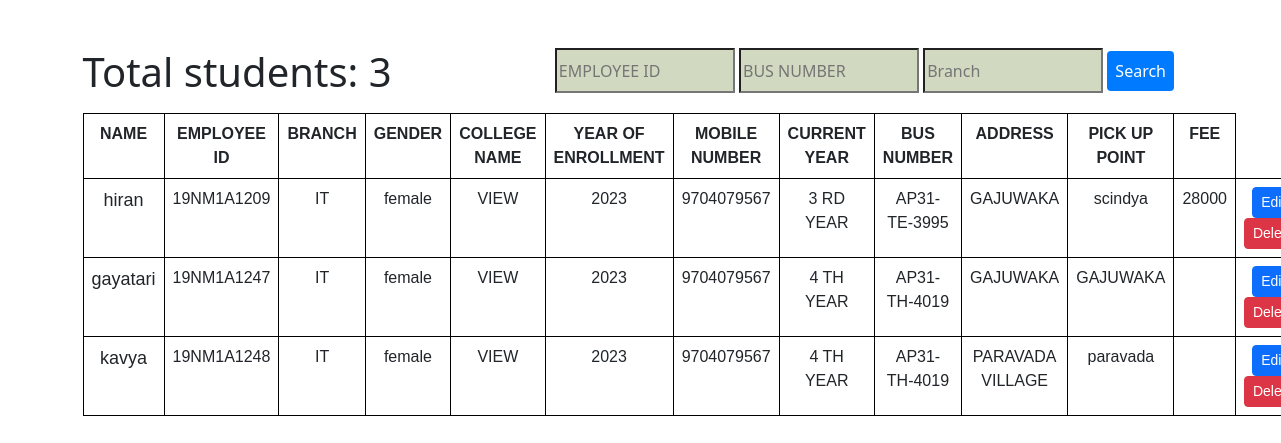
Page /staff.php on the committed database.
### tables this page shows
CREATE TABLE `staff` (
  `name` varchar(255) NOT NULL,
  `roll_number` varchar(255) NOT NULL,
  `gender` varchar(255) NOT NULL,
  `college_name` varchar(255) NOT NULL,
  `year_of_enrollment` varchar(255) NOT NULL,
  `mobile_number` varchar(13) NOT NULL,
  `current_year` varchar(255) NOT NULL,
  `bus_number` varchar(20) NOT NULL,
  `address` text NOT NULL,
  `pick_up_point` varchar(255) NOT NULL,
  `fee` varchar(300) DEFAULT '0',
  `branch` varchar(255) NOT NULL
);

### staff.php (the view, shortened to what this page needs)
<!DOCTYPE html>
<html lang="en">
<head>
    <link rel="stylesheet" href="https://cdn.jsdelivr.net/npm/bootstrap@5.3.0-alpha1/dist/css/bootstrap.min.css">
	</head>
    </head>
<body>
<div class="abc">
<input type="text" id="roll-number-input" class="my" placeholder="EMPLOYEE ID">
<input type="text" id="bus-number-input"class="my" placeholder="BUS NUMBER">
<input type="text" id="branch-input" class="my" placeholder="Branch">
<button id="search-button" onclick="performSearch()">Search</button>
</div>
<div class="container my-5">
    <table class="table" style="width:100%;  text-align: center;">
    <thread>
    <tr>
    <th>NAME</th>
    <th >EMPLOYEE ID</th>
    <th>BRANCH</th>
    <th >GENDER</th>
    <th>COLLEGE NAME</th>
    <th>YEAR OF ENROLLMENT</th>
    <th>MOBILE NUMBER </th>
    <th>CURRENT YEAR</th>
    <th>BUS NUMBER</th>
    <TH>ADDRESS</TH>
    <TH>PICK UP POINT</TH>
    <TH>FEE</TH>
  </tr>
</thread>
<tbody>
    <?php
     $servername = "localhost";
     $username = "root";
     $password = "";
     $database = "transport-project";
     $connection = new mysqli($servername, $username, $password, $database);
     $sql="SELECT COUNT(*) as total_students from staff";
     $result=$connection->query($sql);
     if($result->num_rows>0){
      $row=$result->fetch_assoc();
      echo"<h1>Total students:  " .$row["total_students"]."</h1>";
      }
     $sql="SELECT * From staff";
     $result= $connection->query($sql);
     while($row=$result->fetch_assoc())
     {
        echo "
        <tr>
    <td>$row[name]</td>
    <td>$row[roll_number]</td>
    <td>$row[branch]</td>
    <td>$row[gender]</td>
    <td>$row[college_name]</td>
    <td>$row[year_of_enrollment]</td>
    <td>$row[mobile_number]</td>
    <td>$row[current_year]</td>
    <td>$row[bus_number]</td>
    <td>$row[address]</td>
    <td>$row[pick_up_point]</td>
    <td>$row[fee]</td>
    <td><a class='btn btn-primary btn-sm' href='/Transport-project/edit-fee.php?roll_number=$row[roll_number]'>Edit</a>
    <a class='btn btn-danger btn-sm' href='/Transport-project/staff-delete.php?roll_number=$row[roll_number]'>Delete</a></td>
    </tr>
        ";
     }
     ?>
</div>
</body>
</html>

### staff.php (style rules this page uses)
#search-button { padding: 8px; border: none; border-radius: 4px; background-color: #007bff; color: white; cursor: pointer; }
.abc { float: right; padding-right: 107px; padding-bottom: 20px; }
.my { background-color: #D2D9C1; width: 180px; height: 45px; }
th, td { border:1px solid black; }
table td:first-child { font-size:18px; }
table { font-family:Arial,sans-serif; font-size:16px; }

### rows in the picture
staff: name "hiran", roll_number "19NM1A1209", branch "IT", gender "female", college_name "VIEW", year_of_enrollment "2023", mobile_number "9704079567", current_year "3 RD YEAR", bus_number "AP31-TE-3995", address "GAJUWAKA", pick_up_point "scindya", fee "28000"
staff: name "gayatari", roll_number "19NM1A1247", branch "IT", gender "female", college_name "VIEW", year_of_enrollment "2023", mobile_number "9704079567", current_year "4 TH YEAR", bus_number "AP31-TH-4019", address "GAJUWAKA", pick_up_point "GAJUWAKA"
staff: name "kavya", roll_number "19NM1A1248", branch "IT", gender "female", college_name "VIEW", year_of_enrollment "2023", mobile_number "9704079567", current_year "4 TH YEAR", bus_number "AP31-TH-4019", address "PARAVADA VILLAGE", pick_up_point "paravada"

### other values in the picture
$row["total_students"] "3"
